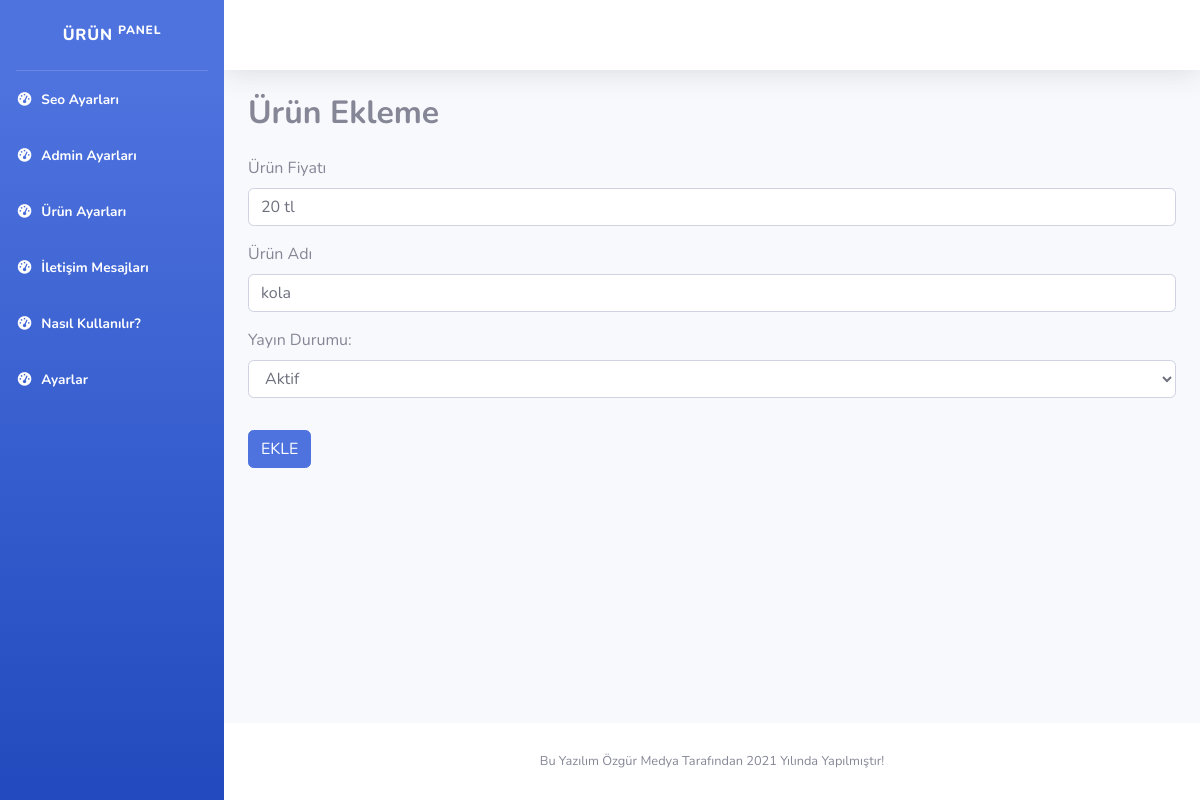
The app's page /admin/product-duzenle?lisanslar_id=20 (signed in) with its own data.
### tables this page shows
CREATE TABLE `lisanslar` (
  `lisanslar_id` int(11) NOT NULL,
  `lisanslar_ad` varchar(2200) NOT NULL,
  `lisanslar_kod` varchar(2200) NOT NULL,
  `lisanslar_tarih` date DEFAULT current_timestamp(),
  `lisanslar_status` int(2) NOT NULL DEFAULT 1
);

### admin/product-duzenle.php (the view, shortened to what this page needs)
<?php
require_once("ayarlar/baglan.php");
$sorgu=$db->prepare("SELECT * FROM lisanslar where lisanslar_id=:id");
$sorgu->execute(array(
  'id'=>$_GET['lisanslar_id']
));
$vericek=$sorgu->fetch(PDO::FETCH_ASSOC);
require_once("includes/header.php");
?>
<body id="page-top">
    <div id="wrapper">
        <?php
require_once("includes/sidebar.php");
?>
        <div id="content-wrapper" class="d-flex flex-column">
            <div id="content">
               <?php
            require_once("includes/navbar.php");
               ?>
                <div class="container">
                    <div class="row">
                    <div class="col-md-12">
                        <h2><b>Ürün Ekleme</b></h2>
                        <form action="ayarlar/islem.php" method="post">
                        <label class="mt-3">Ürün Fiyatı</label>
                        <input type="text" class="form-control" name="lisanslar_ad" value="<?php echo $vericek['lisanslar_ad'] ?>">
                        <label class="mt-3">Ürün Adı</label>
                        <input type="text" class="form-control" name="lisanslar_kod" value="<?php echo $vericek['lisanslar_kod'] ?>">
                        <label class="mt-3">Yayın Durumu:</label>
 <div class="form-group">
                <select name="lisanslar_status" class="form-control">
                  <?php
                  if($vericek["lisanslar_status"]==1){
                    echo '<option value="1">Aktif</option value="0"><option>Pasif</option>';
                  }
                  elseif($vericek["lisanslar_status"]==0){
                    echo '<option value="0">Pasif</option><option value="1">Aktif</option>';
                  }
                  ?>
                </select>
              </div>
                        <button class="btn btn-primary mt-3" name="productduzenle">EKLE</button>
                        </form>
                    </div>
                    </div>
                </div>
            </div>
            <?php
            require_once("includes/footer.php");
            ?>

### records on screen
lisanslar: lisanslar_ad "20 tl", lisanslar_kod "kola", lisanslar_status "Aktif"
